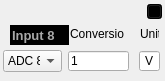
                <widget class="QFrame" name="gridFrame_8">
                 <property name="sizePolicy">
                  <sizepolicy hsizetype="Minimum" vsizetype="Minimum">
                   <horstretch>0</horstretch>
                   <verstretch>0</verstretch>
                  </sizepolicy>
                 </property>
                 <property name="minimumSize">
                  <size>
                   <width>165</width>
                   <height>0</height>
                  </size>
                 </property>
                 <property name="maximumSize">
                  <size>
                   <width>165</width>
                   <height>16777215</height>
                  </size>
                 </property>
                 <property name="styleSheet">
                  <string notr="true">#gridFrame_8{
border: 1px solid rgb(168,168,168)
}</string>
                 </property>
                 <widget class="QLineEdit" name="lineEdit_Input8Name">
                  <property name="geometry">
                   <rect>
                    <x>10</x>
                    <y>25</y>
                    <width>59</width>
                    <height>20</height>
                   </rect>
                  </property>
                  <property name="sizePolicy">
                   <sizepolicy hsizetype="Fixed" vsizetype="Fixed">
                    <horstretch>0</horstretch>
                    <verstretch>0</verstretch>
                   </sizepolicy>
                  </property>
                  <property name="maximumSize">
                   <size>
                    <width>59</width>
                    <height>16777215</height>
                   </size>
                  </property>
                  <property name="font">
                   <font>
                    <pointsize>10</pointsize>
                    <weight>75</weight>
                    <bold>true</bold>
                   </font>
                  </property>
                  <property name="toolTip">
                   <string>Click to edit name</string>
                  </property>
                  <property name="styleSheet">
                   <string notr="true">#lineEdit_Input8Name{
background: black;
border: none;
color: rgb(168,168,168)
}</string>
                  </property>
                  <property name="text">
                   <string>Input 8</string>
                  </property>
                 </widget>
                 <widget class="QComboBox" name="comboBox_Input8">
                  <property name="geometry">
                   <rect>
                    <x>3</x>
                    <y>50</y>
                    <width>59</width>
                    <height>22</height>
                   </rect>
                  </property>
                  <property name="minimumSize">
                   <size>
                    <width>59</width>
                    <height>22</height>
                   </size>
                  </property>
                  <property name="maximumSize">
                   <size>
                    <width>59</width>
                    <height>22</height>
                   </size>
                  </property>
                  <property name="currentIndex">
                   <number>7</number>
                  </property>
                  <item>
                   <property name="text">
                    <string>ADC 1</string>
                   </property>
                  </item>
                  <item>
                   <property name="text">
                    <string>ADC 2</string>
                   </property>
                  </item>
                  <item>
                   <property name="text">
                    <string>ADC 3</string>
                   </property>
                  </item>
                  <item>
                   <property name="text">
                    <string>ADC 4</string>
                   </property>
                  </item>
                  <item>
                   <property name="text">
                    <string>ADC 5</string>
                   </property>
                  </item>
                  <item>
                   <property name="text">
                    <string>ADC 6</string>
                   </property>
                  </item>
                  <item>
                   <property name="text">
                    <string>ADC 7</string>
                   </property>
                  </item>
                  <item>
                   <property name="text">
                    <string>ADC 8</string>
                   </property>
                  </item>
                 </widget>
                 <widget class="QLabel" name="label_Basename_19">
                  <property name="geometry">
                   <rect>
                    <x>70</x>
                    <y>26</y>
                    <width>54</width>
                    <height>16</height>
                   </rect>
                  </property>
                  <property name="styleSheet">
                   <string notr="true">#label_Basename{
color: rgb(168, 168, 168)
}</string>
                  </property>
                  <property name="text">
                   <string>Conversion</string>
                  </property>
                 </widget>
                 <widget class="QLineEdit" name="lineEdit_Input8Conversion">
                  <property name="geometry">
                   <rect>
                    <x>68</x>
                    <y>51</y>
                    <width>61</width>
                    <height>20</height>
                   </rect>
                  </property>
                  <property name="minimumSize">
                   <size>
                    <width>61</width>
                    <height>20</height>
                   </size>
                  </property>
                  <property name="maximumSize">
                   <size>
                    <width>61</width>
                    <height>20</height>
                   </size>
                  </property>
                  <property name="toolTip">
                   <string>&lt;html&gt;&lt;head/&gt;&lt;body&gt;&lt;p&gt;volts / conversion_factor= units&lt;/p&gt;&lt;/body&gt;&lt;/html&gt;</string>
                  </property>
                  <property name="styleSheet">
                   <string notr="true"/>
                  </property>
                  <property name="text">
                   <string>1</string>
                  </property>
                 </widget>
                 <widget class="QLabel" name="label_Basename_20">
                  <property name="geometry">
                   <rect>
                    <x>140</x>
                    <y>26</y>
                    <width>19</width>
                    <height>16</height>
                   </rect>
                  </property>
                  <property name="styleSheet">
                   <string notr="true">#label_Basename{
color: rgb(168, 168, 168)
}</string>
                  </property>
                  <property name="text">
                   <string>Unit</string>
                  </property>
                 </widget>
                 <widget class="QLineEdit" name="lineEdit_Input8Unit">
                  <property name="geometry">
                   <rect>
                    <x>139</x>
                    <y>51</y>
                    <width>21</width>
                    <height>20</height>
                   </rect>
                  </property>
                  <property name="minimumSize">
                   <size>
                    <width>21</width>
                    <height>20</height>
                   </size>
                  </property>
                  <property name="maximumSize">
                   <size>
                    <width>21</width>
                    <height>20</height>
                   </size>
                  </property>
                  <property name="styleSheet">
                   <string notr="true"/>
                  </property>
                  <property name="text">
                   <string>V</string>
                  </property>
                  <property name="alignment">
                   <set>Qt::AlignCenter</set>
                  </property>
                 </widget>
                 <widget class="QPushButton" name="pushButton_RemoveInput8">
                  <property name="enabled">
                   <bool>true</bool>
                  </property>
                  <property name="geometry">
                   <rect>
                    <x>147</x>
                    <y>4</y>
                    <width>15</width>
                    <height>15</height>
                   </rect>
                  </property>
                  <property name="sizePolicy">
                   <sizepolicy hsizetype="Fixed" vsizetype="Fixed">
                    <horstretch>0</horstretch>
                    <verstretch>0</verstretch>
                   </sizepolicy>
                  </property>
                  <property name="styleSheet">
                   <string notr="true">#pushButton_RemoveInput8{
image:url(:/nSOTScanner/Pictures/tab_close.png);
background: black;
}

#pushButton_RemoveInput8hover{
background: gray;
}</string>
                  </property>
                  <property name="text">
                   <string/>
                  </property>
                  <property name="iconSize">
                   <size>
                    <width>16</width>
                    <height>16</height>
                   </size>
                  </property>
                 </widget>
                </widget>
